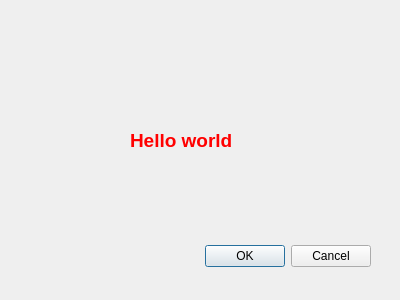
<?xml version="1.0" encoding="UTF-8"?>
<ui version="4.0">
 <class>Dialog</class>
 <widget class="QDialog" name="Dialog">
  <property name="geometry">
   <rect>
    <x>0</x>
    <y>0</y>
    <width>400</width>
    <height>300</height>
   </rect>
  </property>
  <property name="windowTitle">
   <string>Tieu Dang Vinh - Hello world</string>
  </property>
  <widget class="QDialogButtonBox" name="buttonBox">
   <property name="geometry">
    <rect>
     <x>30</x>
     <y>240</y>
     <width>341</width>
     <height>32</height>
    </rect>
   </property>
   <property name="orientation">
    <enum>Qt::Horizontal</enum>
   </property>
   <property name="standardButtons">
    <set>QDialogButtonBox::Cancel|QDialogButtonBox::Ok</set>
   </property>
  </widget>
  <widget class="QLabel" name="label">
   <property name="geometry">
    <rect>
     <x>130</x>
     <y>110</y>
     <width>131</width>
     <height>61</height>
    </rect>
   </property>
   <property name="text">
    <string>&lt;html&gt;&lt;head/&gt;&lt;body&gt;&lt;p&gt;&lt;span style=&quot; font-size:14pt; font-weight:600; color:#ff0000;&quot;&gt;Hello world&lt;/span&gt;&lt;/p&gt;&lt;/body&gt;&lt;/html&gt;</string>
   </property>
  </widget>
 </widget>
 <resources/>
 <connections>
  <connection>
   <sender>buttonBox</sender>
   <signal>accepted()</signal>
   <receiver>Dialog</receiver>
   <slot>accept()</slot>
   <hints>
    <hint type="sourcelabel">
     <x>248</x>
     <y>254</y>
    </hint>
    <hint type="destinationlabel">
     <x>157</x>
     <y>274</y>
    </hint>
   </hints>
  </connection>
  <connection>
   <sender>buttonBox</sender>
   <signal>rejected()</signal>
   <receiver>Dialog</receiver>
   <slot>reject()</slot>
   <hints>
    <hint type="sourcelabel">
     <x>316</x>
     <y>260</y>
    </hint>
    <hint type="destinationlabel">
     <x>286</x>
     <y>274</y>
    </hint>
   </hints>
  </connection>
 </connections>
</ui>
